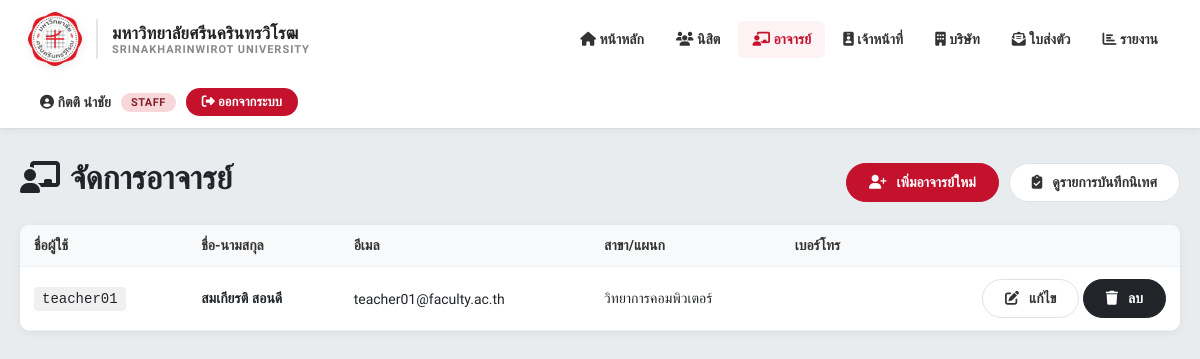
The page /staff/teachers.php (signed in) on the database its author committed.
### tables this page shows
CREATE TABLE IF NOT EXISTS `teacher` (
  `teacher_id` INT NOT NULL AUTO_INCREMENT COMMENT 'รหัสอาจารย์',
  `username` VARCHAR(50) NOT NULL UNIQUE COMMENT 'ชื่อผู้ใช้งาน',
  `password` VARCHAR(255) NOT NULL COMMENT 'รหัสผ่าน (Hashed)',
  `first_name` VARCHAR(100) NOT NULL COMMENT 'ชื่อจริง',
  `last_name` VARCHAR(100) NOT NULL COMMENT 'นามสกุล',
  `department` VARCHAR(100) DEFAULT NULL COMMENT 'ภาควิชา',
  `email` VARCHAR(150) NOT NULL COMMENT 'อีเมล',
  `phone` VARCHAR(15) DEFAULT NULL COMMENT 'เบอร์ติดต่อ',
  `academic_position` VARCHAR(100) DEFAULT NULL COMMENT 'ตำแหน่งทางวิชาการ',
  `expertise` TEXT COMMENT 'ความเชี่ยวชาญ',
  `profile_image` VARCHAR(255) DEFAULT NULL COMMENT 'รูปโปรไฟล์',
  `created_at` DATETIME DEFAULT CURRENT_TIMESTAMP COMMENT 'วันที่สร้างข้อมูล',
  PRIMARY KEY (`teacher_id`)
);

### includes/db_connect.php (called while the page is built, shortened)
<?php
function h($str) {
    return htmlspecialchars((string)$str, ENT_QUOTES, 'UTF-8');
}

### staff/teachers.php (the view, shortened to what this page needs)
<?php
require '../includes/header.php';
$action = $_GET['action'] ?? 'list';
if ($action === 'list') {
    $teachers = $conn->query('SELECT * FROM teacher ORDER BY first_name')->fetch_all(MYSQLI_ASSOC);
    ?>
<div style="margin-bottom: 20px; display: flex; justify-content: space-between; align-items: center;">
  <h1><i class="fas fa-chalkboard-user me-2" style="margin-right: 10px;"></i>จัดการอาจารย์</h1>
  <div style="display: flex; gap: 10px;">
    <a href="?action=add" class="btn btn-primary"><i class="fas fa-user-plus me-1" style="margin-right: 10px;"></i>เพิ่มอาจารย์ใหม่</a>
    <a href="supervision.php" class="btn btn-secondary"><i class="fas fa-clipboard-check me-1" style="margin-right: 10px;"></i>ดูรายการบันทึกนิเทศ</a>
  </div>
</div>
<?php if (!$teachers): ?>
  <p class="muted">ยังไม่มีอาจารย์</p>
<?php else: ?>
  <div class="card card-table">
    <table class="tbl">
      <thead>
        <tr><th>ชื่อผู้ใช้</th><th>ชื่อ-นามสกุล</th><th>อีเมล</th><th>สาขา/แผนก</th><th>เบอร์โทร</th><th></th></tr>
      </thead>
      <tbody>
        <?php foreach ($teachers as $t): ?>
          <tr>
            <td><code style="background: #f0f0f0; padding: 4px 8px; border-radius: 4px;"><?= h($t['username']) ?></code></td>
            <td><strong><?= h($t['first_name'].' '.$t['last_name']) ?></strong></td>
            <td><?= h($t['email']) ?></td>
            <td><?= h($t['department']) ?></td>
            <td><?= h($t['phone']) ?></td>
            <td style="text-align: right; gap: 8px;">
              <a href="?action=edit&id=<?= (int)$t['teacher_id'] ?>" class="btn btn-sm btn-warning"><i class="fas fa-edit me-1" style="margin-right: 10px;"></i>แก้ไข</a>
              <a href="?action=delete&id=<?= (int)$t['teacher_id'] ?>" class="btn btn-sm btn-danger" onclick="return confirm('ต้องการลบ?')"><i class="fas fa-trash me-1" style="margin-right: 10px;"></i>ลบ</a>
            </td>
          </tr>
        <?php endforeach; ?>
      </tbody>
    </table>
  </div>
<?php endif;
}

### assets/css/style.css (style rules this page uses)
:root { --swu-red: #c4122d; --swu-red-dark: #9b111e; }
* { box-sizing: border-box; }
html, body { height: 100%; }
body { font-family: 'Kanit', sans-serif; background: #e9ecef; color: #212529; overflow-x: hidden; margin: 0; display: flex; flex-direction: column; min-height: 100vh; }
a { color: var(--swu-red); text-decoration: none; }
h1 { margin: 0 0 8px; font-weight: 700; color: #212529; }
.card { background: #fff; border-radius: 10px; box-shadow: 0 2px 8px rgba(0,0,0,.06); margin-bottom: 22px; overflow: hidden; }
.card > h1, .card > h2, .card > h3, .card > p, .card > dl, .card > .alert, .card > form, .card > table, .card > .letter, .card > ul { padding-left: 24px; padding-right: 24px; }
.card > :last-child { padding-bottom: 22px; }
.tbl { width: 100%; border-collapse: collapse; }
.tbl th, .tbl td { padding: 12px 14px; text-align: left; font-size: 14px; border-bottom: 1px solid #eef1f7; }
.tbl th { background: #f8f9fa; font-weight: 600; color: #333; }
.btn { display: inline-block; padding: 10px 22px; border: 1px solid #dee2e6; background: #fff; color: #333; border-radius: 20px; cursor: pointer; font-size: 14px; font-weight: 600; text-decoration: none; font-family: inherit; transition: .2s; }
.btn-primary { background: var(--swu-red); color: #fff; border-color: var(--swu-red); }
.btn-danger { background: #212529; color: #fff; border-color: #212529; }

### rows shown on the page
teacher: username "teacher01", first_name+last_name "สมเกียรติ สอนดี", email "teacher01@faculty.ac.th", department "วิทยาการคอมพิวเตอร์"

### other values the page prints
$display_name "กิตติ นำชัย"
$role "STAFF"
